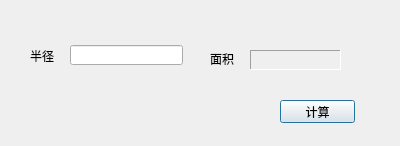
<?xml version="1.0" encoding="UTF-8"?>
<ui version="4.0">
 <class>Dialog</class>
 <widget class="QDialog" name="Dialog">
  <property name="geometry">
   <rect>
    <x>0</x>
    <y>0</y>
    <width>400</width>
    <height>146</height>
   </rect>
  </property>
  <property name="windowTitle">
   <string>Dialog</string>
  </property>
  <widget class="QLabel" name="radiusLabel">
   <property name="geometry">
    <rect>
     <x>30</x>
     <y>50</y>
     <width>54</width>
     <height>12</height>
    </rect>
   </property>
   <property name="text">
    <string>半径</string>
   </property>
  </widget>
  <widget class="QLabel" name="areaLabel_2">
   <property name="geometry">
    <rect>
     <x>250</x>
     <y>50</y>
     <width>91</width>
     <height>20</height>
    </rect>
   </property>
   <property name="frameShape">
    <enum>QFrame::Panel</enum>
   </property>
   <property name="frameShadow">
    <enum>QFrame::Sunken</enum>
   </property>
   <property name="text">
    <string/>
   </property>
  </widget>
  <widget class="QLabel" name="areaLabel_1">
   <property name="geometry">
    <rect>
     <x>210</x>
     <y>53</y>
     <width>54</width>
     <height>12</height>
    </rect>
   </property>
   <property name="text">
    <string>面积</string>
   </property>
  </widget>
  <widget class="QLineEdit" name="radiusLineEdit">
   <property name="geometry">
    <rect>
     <x>70</x>
     <y>45</y>
     <width>113</width>
     <height>20</height>
    </rect>
   </property>
  </widget>
  <widget class="QPushButton" name="countBtn">
   <property name="geometry">
    <rect>
     <x>280</x>
     <y>100</y>
     <width>75</width>
     <height>23</height>
    </rect>
   </property>
   <property name="text">
    <string>计算</string>
   </property>
  </widget>
 </widget>
 <layoutdefault spacing="6" margin="11"/>
 <resources/>
 <connections/>
</ui>
